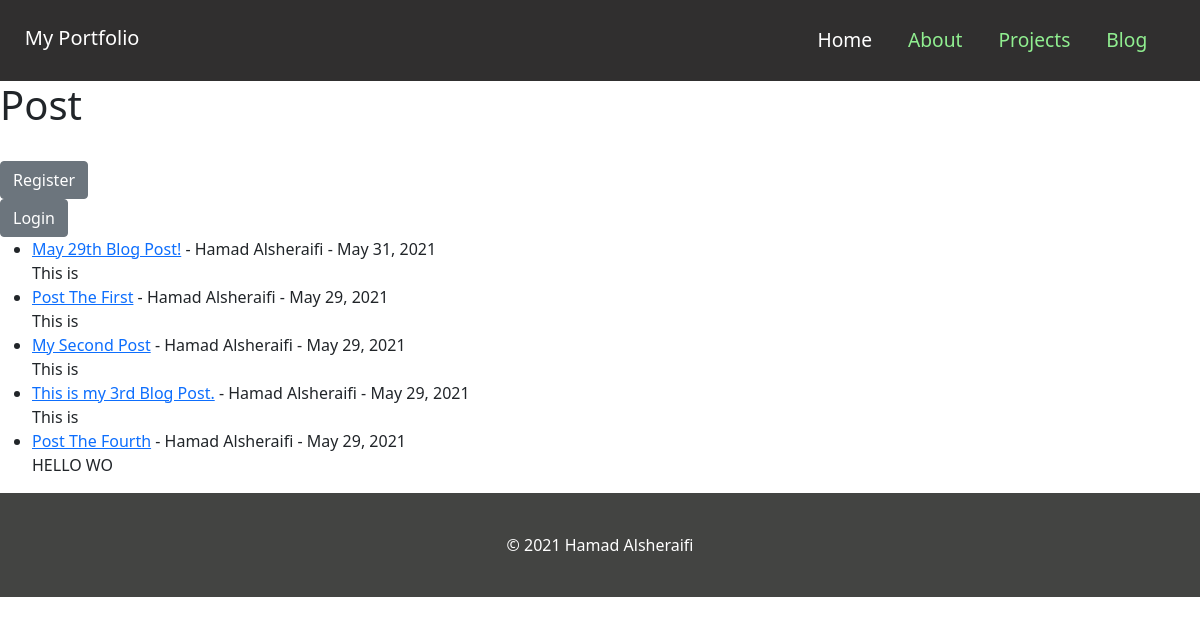
Page /blog on the committed database.
### website/models.py (models this page shows, shortened)
class Post(models.Model):
    title = models.CharField(max_length=255)
    title_tag = models.CharField(max_length=255)
    author = models.ForeignKey(User, on_delete=models.CASCADE)
    body = models.TextField()
    post_date = models.DateField(auto_now_add=True)

### website/views.py (the view)
# urls.py: path('blog', BlogView.as_view(), name='blog'),
class BlogView(ListView):
    model = Post
    template_name = 'blog.html'
    ordering = ['-post_date']

### website/templates/blog.html (shortened to what this page needs)
{% extends 'base.html' %}
{% block content %}
    <h1>Post</h1><br>
    {% if user.is_authenticated %}
        <a href="{% url 'add_post' %}" class="btn btn-secondary float-right">Add Blog Post</a><br>
        <a href="{% url 'logout' %}" class="btn btn-secondary">Logout</a><br>
    {% else %}
        <a href="{% url 'register' %}" class="btn btn-secondary">Register</a><br>
        <a href="{% url 'login' %}" class="btn btn-secondary">Login</a><br>
    {% endif %}
    <ul>
    {% for post in object_list %}
        <li>
            <a href="{% url 'article-detail' post.pk %}">{{ post.title }}</a> -
            {{ post.author.first_name }} {{ post.author.last_name }} - {{ post.post_date }}
            <br>
            {{ post.body|slice:":8" }}
        </li>
    {% endfor %}
    </ul>
{% endblock %}

### website/static/css/base.css (style rules this page uses)
html, body { background: linear-gradient(rgba(0.0,0.0,0.0,0.0), rgba(0.0,0.0,0.0,0.0)); width: 100%; height: 100%; margin: 0px; padding: 0px; overflow-x: hidden; }

### rows in the picture
Post: title "May 29th Blog Post!", author.first_name "Hamad", author.last_name "Alsheraifi", post_date "May 31, 2021", body "This is"
Post: title "Post The First", author.first_name "Hamad", author.last_name "Alsheraifi", post_date "May 29, 2021", body "This is"
Post: title "My Second Post", author.first_name "Hamad", author.last_name "Alsheraifi", post_date "May 29, 2021", body "This is"
Post: title "This is my 3rd Blog Post.", author.first_name "Hamad", author.last_name "Alsheraifi", post_date "May 29, 2021", body "This is"
Post: title "Post The Fourth", author.first_name "Hamad", author.last_name "Alsheraifi", post_date "May 29, 2021", body "HELLO WO"
